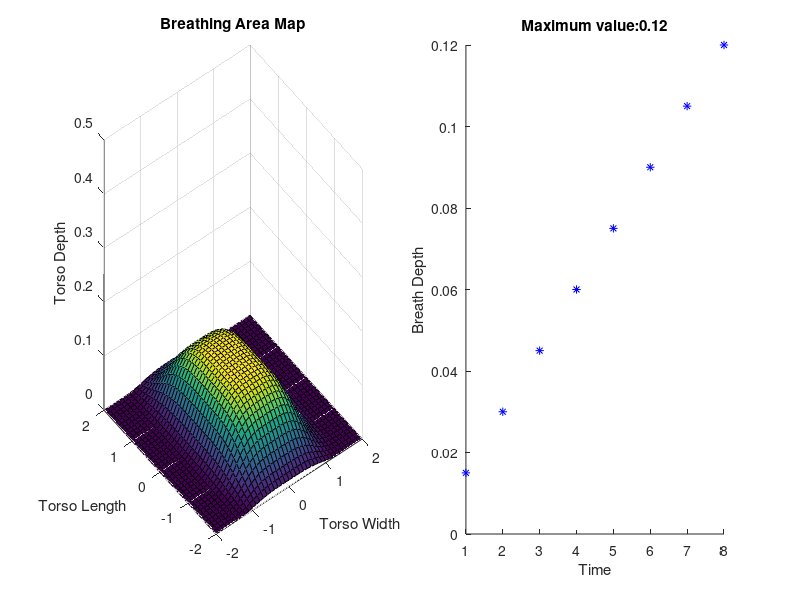

The MATLAB source for this figure: (Note: this script raises an error after producing the figure.)
%testsurf
[X, Y] = meshgrid(-4:0.1:4);

pause on
count = 0;
while true
    
    for i = 1:9
        Z = (0.015*i*exp(-(X.^4 + (Y.^4)/7 )));
        count = count + 1;
        maxval = max(max(Z));
        maxvaluestr = num2str(maxval);
        datainfo = strcat('Maximum value: ', maxvaluestr);
    
        subplot(1,2,1)
    
        surf(X,Y,Z)
        title('Breathing Area Map');
        xlabel('Torso Width');
        ylabel('Torso Length');
        zlabel('Torso Depth');
    
        axis([-2 2 -2 2 0 0.5])
        %view([+34.5 14])
    
        subplot(1,2,2);
            
        hold on
        %pcolor(X,Y,Z)
        plot(count, maxval, '--b*')
        title(datainfo)
        xlabel('Time');
        ylabel('Breath Depth');
        %shading interp
        if maxval > 0.11
            icon = imread('warnex.jpg');
            h = msgbox('Irregular breathing pattern detected','WARNING', 'custom', icon);
        end 
        %contour(X,Y,Z,30,'k'); 
    
        pause(0.25)
    end


    for i = 1:9
        Z = (0.015*(10-i)*exp(-(X.^4 + (Y.^4)/7 )));
        count = count + 1;
        maxval = max(max(Z));
        maxvaluestr = num2str(maxval);
        datainfo = strcat('Maximum value: ', maxvaluestr);
    
        subplot(1,2,1)
    
        surf(X,Y,Z)
        title('Breathing Area Map');
        xlabel('Torso Width');
        ylabel('Torso Length');
        zlabel('Torso Depth');
        axis([-2 2 -2 2 0 0.5])
        %view([+34.5 14])
    
    
        subplot(1,2,2);
            
        hold on
        %pcolor(X,Y,Z)
        plot(count, maxval, '--b*')
        title(datainfo)
        xlabel('Time');
        ylabel('Breath Depth');
        %shading interp
        
        %contour(X,Y,Z,30,'k'); 
    
        pause(0.25)
    end
end
%Z = -sqrt(abs(X.^2) - Y.^2);
